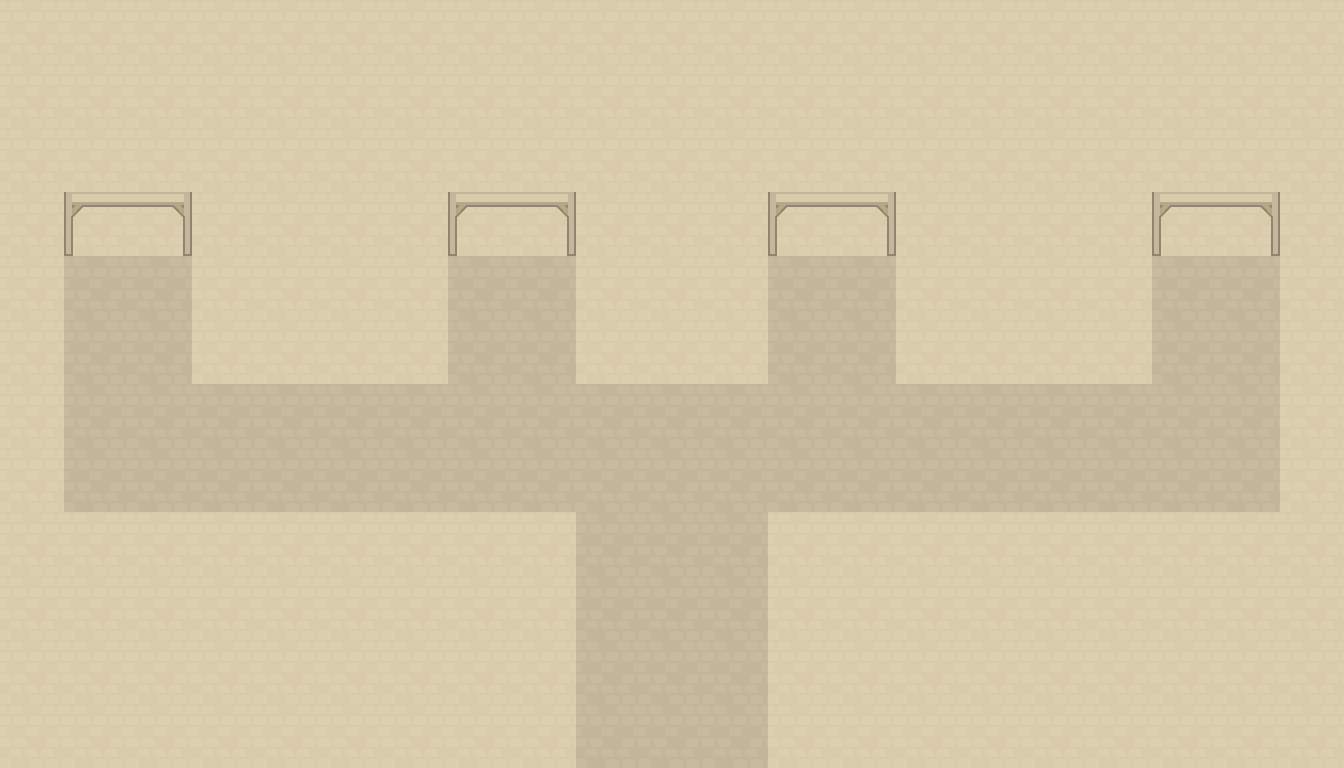

A 2D game scene composited from a Tiled map and its tileset images. What follows is a short description and the map's XML, with every tile layer's data as written:
An orthogonal 21x12 tile map with 64x64 px tiles, 2 tile layers (Tile Layer 1, Tile Layer 2), 17 tilesets.

<map version="1.2" tiledversion="1.3.5" orientation="orthogonal" renderorder="right-down" width="21" height="12" tilewidth="64" tileheight="64" infinite="0" nextlayerid="5" nextobjectid="1">
 <tileset firstgid="1" name="rpgTile054" tilewidth="64" tileheight="64" tilecount="1" columns="1">
  <image source="Dragonsmaps/rpgTile054.png" width="64" height="64" />
 </tileset>
 <tileset firstgid="2" name="rpgTile052" tilewidth="64" tileheight="64" tilecount="1" columns="1">
  <image source="Dragonsmaps/rpgTile052.png" width="64" height="64" />
 </tileset>
 <tileset firstgid="3" name="rpgTile065" tilewidth="64" tileheight="64" tilecount="1" columns="1">
  <image source="Dragonsmaps/rpgTile065.png" width="64" height="64" />
 </tileset>
 <tileset firstgid="4" name="rpgTile048" tilewidth="64" tileheight="64" tilecount="1" columns="1">
  <image source="Dragonsmaps/rpgTile048.png" width="64" height="64" />
 </tileset>
 <tileset firstgid="5" name="rpgTile050" tilewidth="64" tileheight="64" tilecount="1" columns="1">
  <image source="Dragonsmaps/rpgTile050.png" width="64" height="64" />
 </tileset>
 <tileset firstgid="6" name="rpgTile051" tilewidth="64" tileheight="64" tilecount="1" columns="1">
  <image source="Dragonsmaps/rpgTile051.png" width="64" height="64" />
 </tileset>
 <tileset firstgid="7" name="rpgTile053" tilewidth="64" tileheight="64" tilecount="1" columns="1">
  <image source="Dragonsmaps/rpgTile053.png" width="64" height="64" />
 </tileset>
 <tileset firstgid="8" name="rpgTile072" tilewidth="64" tileheight="64" tilecount="1" columns="1">
  <image source="Dragonsmaps/rpgTile072.png" width="64" height="64" />
 </tileset>
 <tileset firstgid="9" name="rpgTile073" tilewidth="64" tileheight="64" tilecount="1" columns="1">
  <image source="Dragonsmaps/rpgTile073.png" width="64" height="64" />
 </tileset>
 <tileset firstgid="10" name="rpgTile091" tilewidth="64" tileheight="64" tilecount="1" columns="1">
  <image source="Dragonsmaps/rpgTile091.png" width="64" height="64" />
 </tileset>
 <tileset firstgid="11" name="rpgTile090" tilewidth="64" tileheight="64" tilecount="1" columns="1">
  <image source="Dragonsmaps/rpgTile090.png" width="64" height="64" />
 </tileset>
 <tileset firstgid="12" name="rpgTile137" tilewidth="64" tileheight="64" tilecount="1" columns="1">
  <image source="Dragonsmaps/rpgTile137.png" width="64" height="64" />
 </tileset>
 <tileset firstgid="13" name="rpgTile138" tilewidth="64" tileheight="64" tilecount="1" columns="1">
  <image source="Dragonsmaps/rpgTile138.png" width="64" height="64" />
 </tileset>
 <tileset firstgid="14" name="rpgTile120" tilewidth="64" tileheight="64" tilecount="1" columns="1">
  <image source="Dragonsmaps/rpgTile120.png" width="64" height="64" />
 </tileset>
 <tileset firstgid="15" name="rpgTile119" tilewidth="64" tileheight="64" tilecount="1" columns="1">
  <image source="Dragonsmaps/rpgTile119.png" width="64" height="64" />
 </tileset>
 <tileset firstgid="16" name="rpgTile055" tilewidth="64" tileheight="64" tilecount="1" columns="1">
  <image source="Dragonsmaps/rpgTile055.png" width="64" height="64" />
 </tileset>
 <tileset firstgid="17" name="rpgTile015" tilewidth="64" tileheight="64" tilecount="1" columns="1">
  <image source="Dragonsmaps/rpgTile015.png" width="64" height="64" />
 </tileset>
 <layer id="1" name="Tile Layer 1" width="21" height="12">
  <data encoding="csv">
2,2,2,2,2,2,2,2,2,2,2,2,2,2,2,2,2,2,2,2,2,
2,2,2,2,2,2,2,2,2,2,2,2,2,2,2,2,2,2,2,2,2,
2,2,2,2,2,2,2,2,2,2,2,2,2,2,2,2,2,2,2,2,2,
2,2,2,2,2,2,2,2,2,2,2,2,2,2,2,2,2,2,2,2,2,
2,2,2,2,2,2,2,2,2,2,2,2,2,2,2,2,2,2,2,2,2,
2,2,2,2,2,2,2,2,2,2,2,2,2,2,2,2,2,2,2,2,2,
2,2,2,2,2,2,2,2,2,2,2,2,2,2,2,2,2,2,2,2,2,
2,2,2,2,2,2,2,2,2,2,2,2,2,2,2,2,2,2,2,2,2,
2,2,2,2,2,2,2,2,2,2,2,2,2,2,2,2,2,2,2,2,2,
2,2,2,2,2,2,2,2,2,2,2,2,2,2,2,2,2,2,2,2,2,
2,2,2,2,2,2,2,2,2,2,2,2,2,2,2,2,2,2,2,2,2,
2,2,2,2,2,2,2,2,2,2,2,2,2,2,2,2,2,2,2,2,2
</data>
 </layer>
 <layer id="2" name="Tile Layer 2" width="21" height="12">
  <data encoding="csv">
0,0,0,0,0,0,0,0,0,0,0,0,0,0,0,0,0,0,0,0,0,
0,0,0,0,0,0,0,0,0,0,0,0,0,0,0,0,0,0,0,0,0,
0,0,0,0,0,0,0,0,0,0,0,0,0,0,0,0,0,0,0,0,0,
0,1,16,0,0,0,0,1,16,0,0,0,1,16,0,0,0,0,1,16,0,
0,17,17,0,0,0,0,17,17,0,0,0,17,17,0,0,0,0,17,17,0,
0,17,17,0,0,0,0,17,17,0,0,0,17,17,0,0,0,0,17,17,0,
0,17,17,17,17,17,17,17,17,17,17,17,17,17,17,17,17,17,17,17,0,
0,17,17,17,17,17,17,17,17,17,17,17,17,17,17,17,17,17,17,17,0,
0,0,0,0,0,0,0,0,0,17,17,17,0,0,0,0,0,0,0,0,0,
0,0,0,0,0,0,0,0,0,17,17,17,0,0,0,0,0,0,0,0,0,
0,0,0,0,0,0,0,0,0,17,17,17,0,0,0,0,0,0,0,0,0,
0,0,0,0,0,0,0,0,0,17,17,17,0,0,0,0,0,0,0,0,0
</data>
 </layer>
</map>
